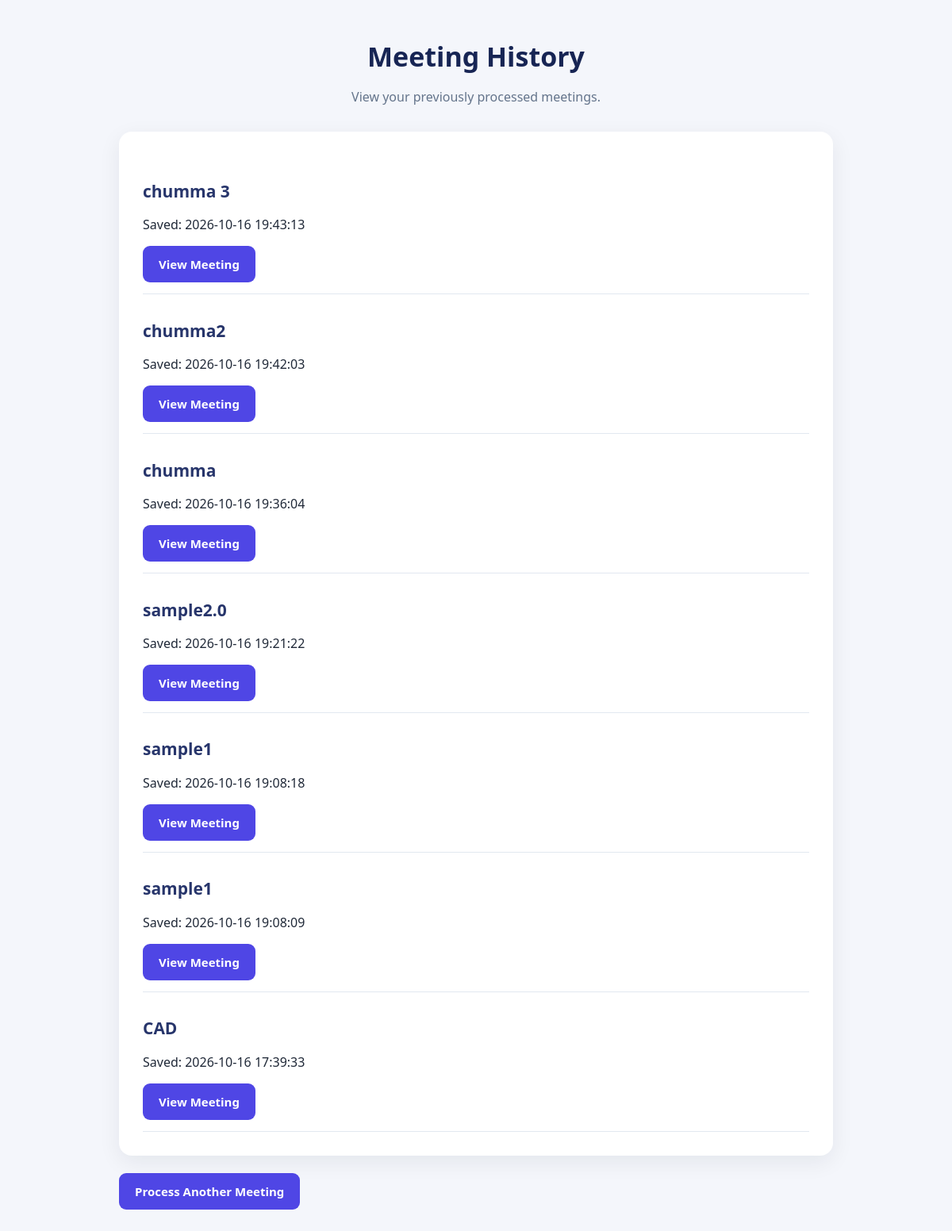
Page /meetings on the committed database.
### tables this page shows
CREATE TABLE meetings (
                id INTEGER PRIMARY KEY AUTOINCREMENT,
                title TEXT NOT NULL,
                transcript TEXT NOT NULL,
                analysis TEXT NOT NULL,
                created_at TEXT NOT NULL DEFAULT CURRENT_TIMESTAMP
            );

### app.py (the view)
@app.route("/meetings")
def meeting_history():
    meetings = get_all_meetings()
    return render_template(
        "history.html",
        meetings=meetings,
    )

### database.py (called while the page is built)
def get_connection():
    connection = sqlite3.connect(DATABASE_PATH)
    connection.row_factory = sqlite3.Row
    return connection

def get_all_meetings():
    with get_connection() as connection:
        return connection.execute("""
            SELECT id, title, created_at
            FROM meetings
            ORDER BY id DESC
        """).fetchall()

### templates/history.html (shortened to what this page needs)
<!DOCTYPE html>
<html lang="en">
<head>
    <link rel="stylesheet"
          href="{{ url_for('static', filename='style.css') }}">
</head>
<body>
    <main class="container">
        <header class="header">
            <h1>Meeting History</h1>
            <p>View your previously processed meetings.</p>
        </header>
        <section class="card">
            {% if meetings %}
                {% for meeting in meetings %}
                    <div style="padding: 14px 0; border-bottom: 1px solid #e2e8f0;">
                        <h2>{{ meeting.title }}</h2>
                        <p>Saved: {{ meeting.created_at }}</p>
                        <a class="button"
                           href="{{ url_for('view_meeting', meeting_id=meeting.id) }}">
                            View Meeting
                        </a>
                    </div>
                {% endfor %}
            {% else %}
                <p>No meetings have been saved yet.</p>
            {% endif %}
        </section>
        <a class="button" href="/">Process Another Meeting</a>
    </main>
</body>
</html>

### static/style.css (style rules this page uses)
* { box-sizing: border-box; }
body { margin: 0; font-family: "Segoe UI", Arial, sans-serif; background: #f4f6fb; color: #202938; }
.container { width: min(900px, 92%); margin: 48px auto; }
.header { text-align: center; margin-bottom: 30px; }
.header h1 { font-size: 34px; margin-bottom: 10px; color: #172554; }
.header p { color: #64748b; line-height: 1.6; }
.card { background: white; padding: 30px; border-radius: 16px; box-shadow: 0 8px 28px rgba(15, 23, 42, 0.07); margin-bottom: 22px; }
button, .button { display: inline-block; background: #4f46e5; color: white; border: none; border-radius: 9px; padding: 13px 20px; font-size: 15px; font-weight: 600; text-decoration: none; cursor: pointer; }
h2 { color: #27356b; font-size: 21px; }

### rows in the picture
meetings: title "chumma 3", created_at "2026-10-16 19:43:13"
meetings: title "chumma2", created_at "2026-10-16 19:42:03"
meetings: title "chumma", created_at "2026-10-16 19:36:04"
meetings: title "sample2.0", created_at "2026-10-16 19:21:22"
meetings: title "sample1", created_at "2026-10-16 19:08:18"
meetings: title "sample1", created_at "2026-10-16 19:08:09"
meetings: title "CAD", created_at "2026-10-16 17:39:33"
